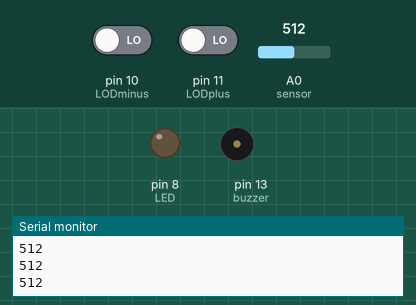
Simulated run of this sketch. Board: Arduino Uno, built with avr-gcc and run on an emulated ATmega328P. On the bench: output pins drawn as LEDs (lit = HIGH), buzzer (waves = sounding, pin HIGH), the last lines printed to the serial monitor. Inputs (shaded band) come from the test bench; at power-on: pin 10 (LODminus) LOW, pin 11 (LODplus) LOW, A0 (sensor) = 512.

Above: at 1.2 s.
1.3 s: pin 10 (LODminus) driven HIGH
At 2.1 s:
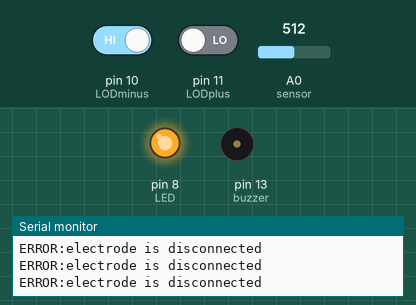
2.8 s: pin 10 (LODminus) driven LOW
At 3.5 s:
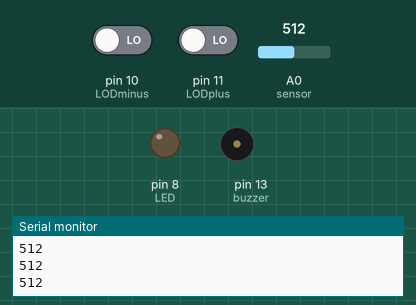
4.3 s: pin 11 (LODplus) driven HIGH
At 5.1 s:
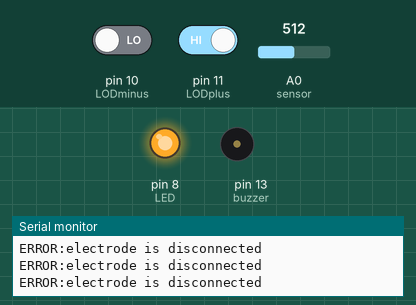
7.3 s: pin 11 (LODplus) driven LOW
At 8.0 s:
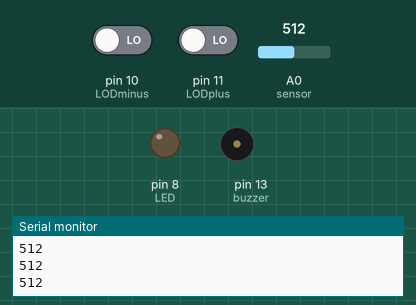
8.8 s: pin 10 (LODminus) driven HIGH and pin 11 (LODplus) driven HIGH
At 10.1 s:
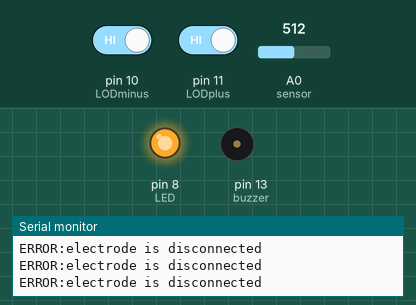
Timing chart, 0 to 11.8 s (numbered marks = the images above; inputs shaded):
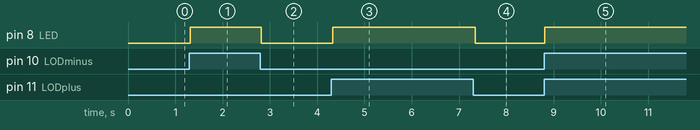

The sketch:

ECG_Bruno.ino
```cpp
int LED = 8;//if any electrode is disconnected
int LODminus = 10;//LOD-
int LODplus = 11;//LOD+
int button = 12; //mute mode
int buzzer = 13;


int state = 0; //mute mode off

void setup()
{
  Serial.begin(9600);
  pinMode(LODminus, INPUT); // leads off detection LOD-
  pinMode(LODplus, INPUT); // leads off detection LOD+
  pinMode(buzzer, OUTPUT);
  pinMode(LED, OUTPUT);
  pinMode(button, INPUT_PULLUP);
}


void loop()
{
  if((digitalRead(LODminus) == 1)||(digitalRead(LODplus) == 1)){//if any electrode is disconnected
   Serial.println("ERROR:electrode is disconnected");
   digitalWrite(LED, HIGH);//electrode disconnected alert
  }
  else if(digitalRead(LODplus) == 1){
    Serial.println("ERROR: LA electrode is disconnected");
    digitalWrite(LED, HIGH);//electrode disconnected alert
  }
  else{//if everything is ok
    digitalWrite(LED, LOW);
    Serial.println(analogRead(A0));//sensor lecture
     if(analogRead(A0) > 400){//pulse
       if(state == 0){//mute mode off
         //digitalWrite(buzzer, HIGH);
       }
     }
     else{
       if(state == 0){//mute mode off
        //digitalWrite(buzzer, LOW);
       }
     }
  }
  delay(50);

  //if (digitalRead(button) == LOW){
   // if(state == 0){//mute mode off
    //  digitalWrite(buzzer, LOW);
    //  state = 1;
   // }
   // else if(state == 1){//mute mode on
   //   digitalWrite(buzzer, HIGH);
   //   state = 0;
  //  }
  //  delay(500);
  //}
}
```

Measured:
- after the input at 1.3 s, pin 8 (LED): LOW → HIGH at once
- after the input at 2.8 s, pin 8 (LED): HIGH → LOW at once
- after the input at 4.3 s, pin 8 (LED): LOW → HIGH at once
- after the input at 7.3 s, pin 8 (LED): HIGH → LOW after 0.05 s
- after the input at 8.8 s, pin 8 (LED): LOW → HIGH at once
